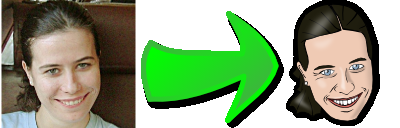
//> input picture Artigo_CBA/images/dface_done.png, 400 x 128 px, given in place of the camera
$ ./histogram   (built with g++ and OpenCV 4)
//> lines starting //> are read from the running program, lines starting //| are printed output that depends on the picture
#include <iostream>
#include <opencv2/opencv.hpp>
#include <unistd.h>
using namespace cv;
using namespace std;

int main(int argc, char** argv){
  Mat image;
  int width, height;
  VideoCapture cap;
  vector<Mat> planes;
  Mat histR, histG, histB, histAux;
  int nbins = 64;
  float range[] = {0, 256};
  const float *histrange = { range };
  bool uniform = true;
  bool acummulate = false;

  cap.open(0);

  if(!cap.isOpened()){
    cout << "cameras indisponiveis";
    return -1;
  }

  width  = cap.get(CV_CAP_PROP_FRAME_WIDTH);
  height = cap.get(CV_CAP_PROP_FRAME_HEIGHT);

  cout << "largura = " << width << endl;
  cout << "altura  = " << height << endl;

  int histw = nbins, histh = nbins/2;
  Mat histImgR(histh, histw, CV_8UC3, Scalar(0,0,0));
  Mat histImgG(histh, histw, CV_8UC3, Scalar(0,0,0));
  Mat histImgB(histh, histw, CV_8UC3, Scalar(0,0,0));
  Mat histImgAux(histh, histw, CV_8UC3, Scalar(0,0,0));

  float d;
  while(1){
    cap >> image;
//> image is the input picture: 128 rows x 400 cols, CV_8UC3; mean B, G, R 126.4, 161.2, 142.6
    split (image, planes);
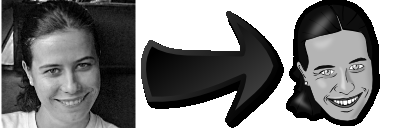
//> planes[0]: 128 rows x 400 cols, CV_8UC1; min 0, max 255, mean 126.4
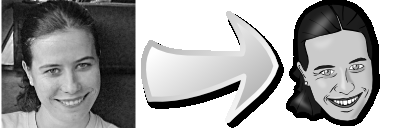
//> planes[1]: 128 rows x 400 cols, CV_8UC1; min 0, max 255, mean 161.2
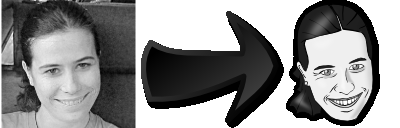
//> planes[2]: 128 rows x 400 cols, CV_8UC1; min 0, max 255, mean 142.6
    calcHist(&planes[0], 1, 0, Mat(), histR, 1,
             &nbins, &histrange,
             uniform, acummulate);
//> histR = 64 values, max 15572 at index 63, min 10 at index 62, mean 800
    calcHist(&planes[1], 1, 0, Mat(), histG, 1,
             &nbins, &histrange,
             uniform, acummulate);
//> histG = 64 values, max 15665 at index 63, min 144 at index 1, mean 800
    calcHist(&planes[2], 1, 0, Mat(), histB, 1,
             &nbins, &histrange,
             uniform, acummulate);
//> histB = 64 values, max 15568 at index 63, min 5 at index 62, mean 800

    normalize(histR, histR, 0, histImgR.rows, NORM_MINMAX, -1, Mat());
//> histR = 64 values, max 32 at index 63, min 0 at index 62, mean 1.62
    normalize(histG, histB, 0, histImgR.rows, NORM_MINMAX, -1, Mat());
//> histB = 64 values, max 32 at index 63, min 0 at index 1, mean 1.35
    normalize(histB, histB, 0, histImgR.rows, NORM_MINMAX, -1, Mat());

    histImgR.setTo(Scalar(0));
    histImgG.setTo(Scalar(0));
    histImgB.setTo(Scalar(0));

    for(int i=0; i<nbins; i++){
      line(histImgR, Point(i, histh),
           Point(i, cvRound(histR.at<float>(i))),
           Scalar(0, 0, 255), 1, 8, 0);
      line(histImgG, Point(i, histh),
           Point(i, cvRound(histG.at<float>(i))),
           Scalar(0, 255, 0), 1, 8, 0);
      line(histImgB, Point(i, histh),
           Point(i, cvRound(histB.at<float>(i))),
           Scalar(255, 0, 0), 1, 8, 0);
    }
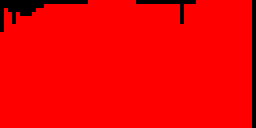
//> histImgR: 32 rows x 64 cols, CV_8UC3 (shown 4 times larger); mean B, G, R 0, 0, 242.1
//> histImgG: 32 rows x 64 cols, CV_8UC3; every value is 0
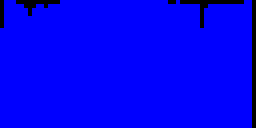
//> histImgB: 32 rows x 64 cols, CV_8UC3 (shown 4 times larger); mean B, G, R 244.9, 0, 0
    histImgR.copyTo(image(Rect(0, 0       ,nbins, histh)));
    histImgG.copyTo(image(Rect(0, histh   ,nbins, histh)));
    histImgB.copyTo(image(Rect(0, 2*histh ,nbins, histh)));
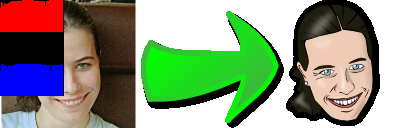
//> image: 128 rows x 400 cols, CV_8UC3; mean B, G, R 124.8, 148.1, 137.9
    imshow("image", image);

    cap >> image;

    split (image, planes);
    calcHist(&planes[0], 1, 0, Mat(), histAux, 1,
             &nbins, &histrange,
             uniform, acummulate);
//> histAux = 64 values, max 15572 at index 63, min 10 at index 62, mean 800

    normalize(histAux, histAux, 0, histImgR.rows, NORM_MINMAX, -1, Mat());
//> histAux has the same summary as histR

    d = compareHist(histAux, histR,CV_COMP_BHATTACHARYYA);
//> d = 1.05e-08

    if(d>0.05 )
        cout<<"Warning Warning Warning"<<endl;

    imshow("image1",image);

    if(waitKey(30) >= 0) break;
//> the Esc key is pressed
  }
  return 0;
}

$ run again, on Artigo_CBA/images/vetorizacao.png
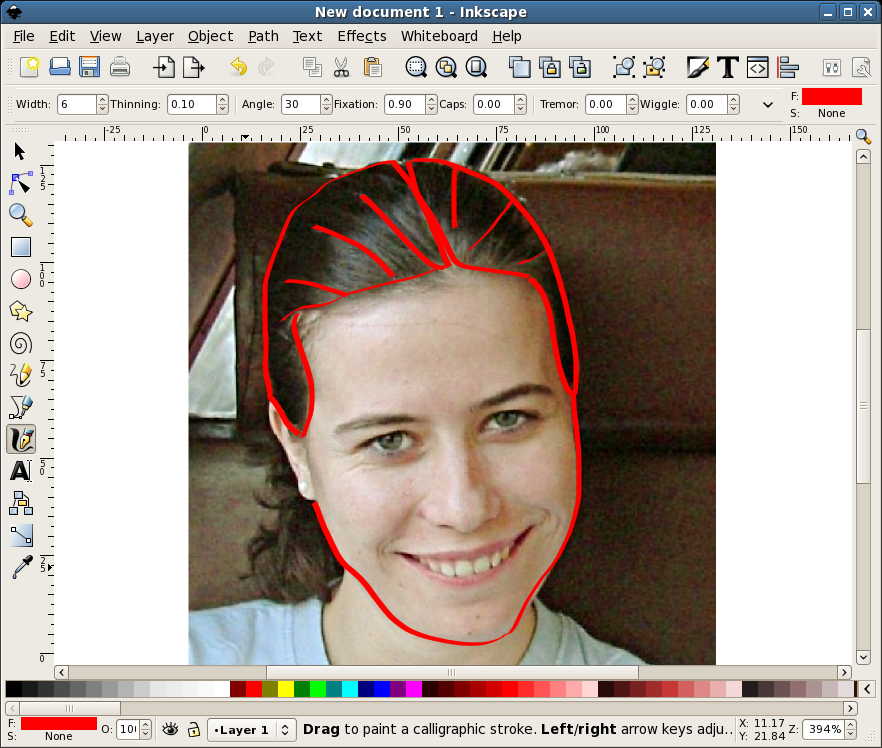
//> input picture Artigo_CBA/images/vetorizacao.png, 882 x 748 px, given in place of the camera
//> image is the input picture: 748 rows x 882 cols, CV_8UC3; mean B, G, R 158.7, 166.2, 178.1
//> `split (image, planes);`:
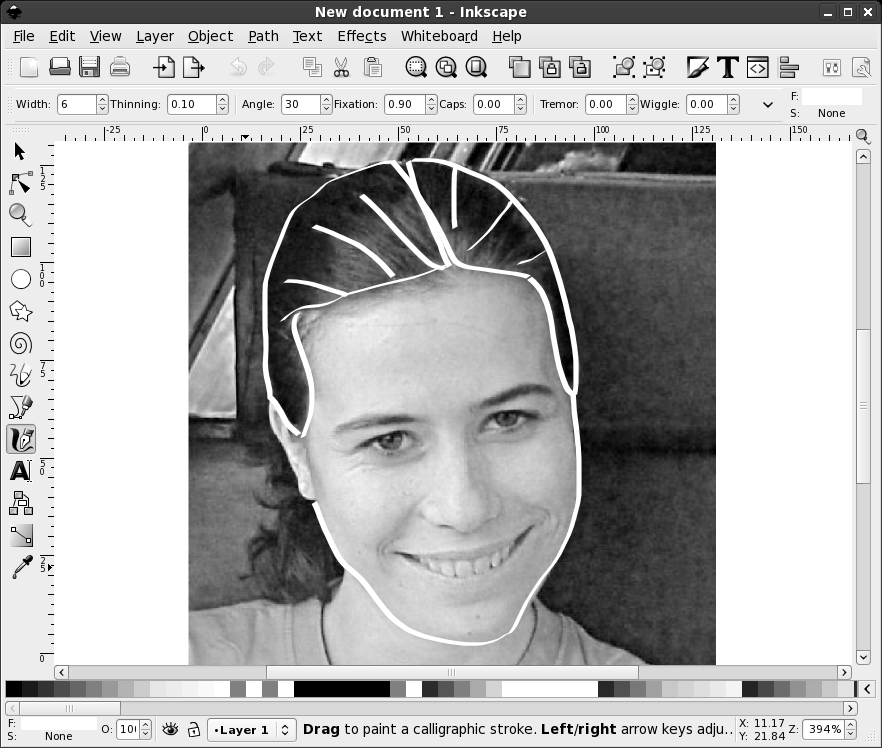
//> planes[2]: 748 rows x 882 cols, CV_8UC1; min 0, max 255, mean 178.1
//> `calcHist(&planes[0], 1, 0, Mat(), histR, 1, &nbins, &histrange, unifor..`: histR = 64 values, max 153319 at index 63, min 1093 at index 61, mean 10308.4
//> histG = 64 values, max 153400 at index 63, min 1432 at index 1, mean 10308.4
//> `calcHist(&planes[2], 1, 0, Mat(), histB, 1, &nbins, &histrange, unifor..`: histB = 64 values, max 165555 at index 63, min 789 at index 1, mean 10308.4
//> `normalize(histR, histR, 0, histImgR.rows, NORM_MINMAX, -1, Mat());`: histR = 64 values, max 32 at index 63, min 0 at index 61, mean 1.94
//> `normalize(histG, histB, 0, histImgR.rows, NORM_MINMAX, -1, Mat());`: histB = 64 values, max 32 at index 63, min 0 at index 1, mean 1.87
//> `histImgB.copyTo(image(Rect(0, 2*histh ,nbins, histh)));`:
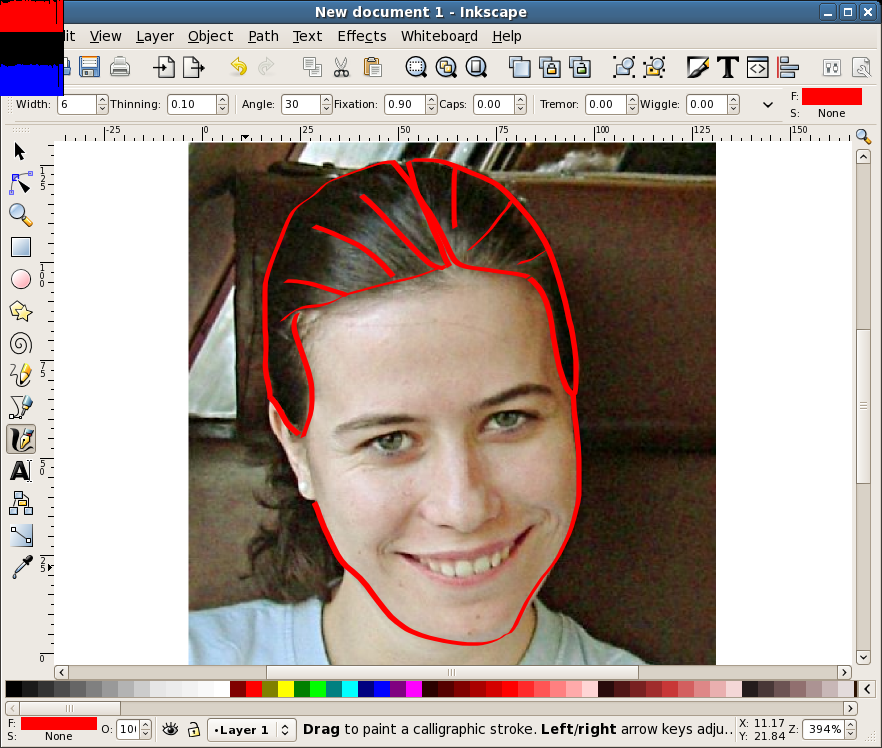
//> image: 748 rows x 882 cols, CV_8UC3; mean B, G, R 157.7, 164.5, 177.2
//> `calcHist(&planes[0], 1, 0, Mat(), histAux, 1, &nbins, &histrange, unif..`: histAux = 64 values, max 153319 at index 63, min 1093 at index 61, mean 10308.4
//> `normalize(histAux, histAux, 0, histImgR.rows, NORM_MINMAX, -1, Mat());`: histAux has the same summary as histR
//> d = 0
